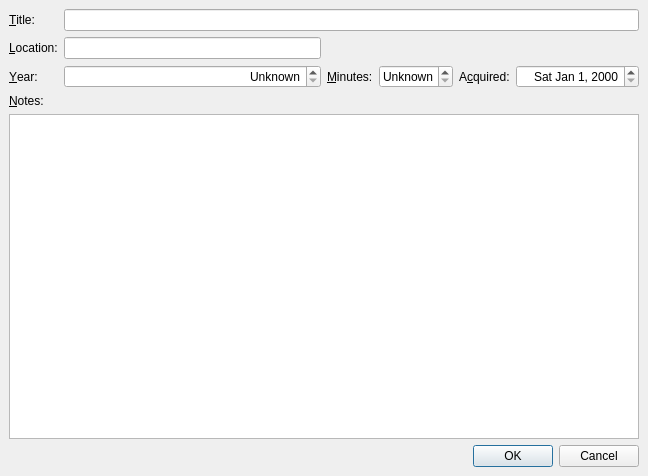
<?xml version="1.0" encoding="UTF-8"?>
<ui version="4.0">
 <class>AddEditMovieDlg</class>
 <widget class="QDialog" name="AddEditMovieDlg">
  <property name="geometry">
   <rect>
    <x>0</x>
    <y>0</y>
    <width>648</width>
    <height>476</height>
   </rect>
  </property>
  <property name="windowTitle">
   <string>My Movies - Add Movie</string>
  </property>
  <layout class="QGridLayout">
   <property name="margin">
    <number>9</number>
   </property>
   <property name="spacing">
    <number>6</number>
   </property>
   <item row="7" column="4" colspan="2">
    <widget class="QDialogButtonBox" name="buttonBox">
     <property name="orientation">
      <enum>Qt::Horizontal</enum>
     </property>
     <property name="standardButtons">
      <set>QDialogButtonBox::Cancel|QDialogButtonBox::Ok</set>
     </property>
    </widget>
   </item>
   <item row="0" column="1" colspan="5">
    <widget class="QLineEdit" name="titleLineEdit"/>
   </item>
   <item row="2" column="0">
    <widget class="QLabel" name="label_2">
     <property name="text">
      <string>&amp;Year:</string>
     </property>
     <property name="buddy">
      <cstring>yearSpinBox</cstring>
     </property>
    </widget>
   </item>
   <item row="2" column="1">
    <widget class="QSpinBox" name="yearSpinBox">
     <property name="alignment">
      <set>Qt::AlignRight</set>
     </property>
     <property name="specialValueText">
      <string>Unknown</string>
     </property>
     <property name="minimum">
      <number>1890</number>
     </property>
     <property name="maximum">
      <number>2100</number>
     </property>
     <property name="value">
      <number>1890</number>
     </property>
    </widget>
   </item>
   <item row="2" column="2">
    <widget class="QLabel" name="label_3">
     <property name="text">
      <string>&amp;Minutes:</string>
     </property>
     <property name="buddy">
      <cstring>minutesSpinBox</cstring>
     </property>
    </widget>
   </item>
   <item row="2" column="3">
    <widget class="QSpinBox" name="minutesSpinBox">
     <property name="alignment">
      <set>Qt::AlignRight</set>
     </property>
     <property name="specialValueText">
      <string>Unknown</string>
     </property>
     <property name="maximum">
      <number>720</number>
     </property>
    </widget>
   </item>
   <item row="2" column="4">
    <widget class="QLabel" name="label_4">
     <property name="text">
      <string>A&amp;cquired:</string>
     </property>
     <property name="buddy">
      <cstring>acquiredDateEdit</cstring>
     </property>
    </widget>
   </item>
   <item row="2" column="5">
    <widget class="QDateEdit" name="acquiredDateEdit">
     <property name="alignment">
      <set>Qt::AlignRight</set>
     </property>
     <property name="displayFormat">
      <string>ddd MMM d, yyyy</string>
     </property>
    </widget>
   </item>
   <item row="0" column="0">
    <widget class="QLabel" name="label">
     <property name="text">
      <string>&amp;Title:</string>
     </property>
     <property name="buddy">
      <cstring>titleLineEdit</cstring>
     </property>
    </widget>
   </item>
   <item row="4" column="0">
    <widget class="QLabel" name="label_5">
     <property name="text">
      <string>&amp;Notes:</string>
     </property>
     <property name="buddy">
      <cstring>notesTextEdit</cstring>
     </property>
    </widget>
   </item>
   <item row="1" column="0">
    <widget class="QLabel" name="label_6">
     <property name="text">
      <string>&amp;Location:</string>
     </property>
     <property name="buddy">
      <cstring>locationLineEdit</cstring>
     </property>
    </widget>
   </item>
   <item row="1" column="1">
    <widget class="QLineEdit" name="locationLineEdit"/>
   </item>
   <item row="6" column="0" colspan="6">
    <widget class="QTextEdit" name="notesTextEdit">
     <property name="tabChangesFocus">
      <bool>true</bool>
     </property>
     <property name="lineWrapMode">
      <enum>QTextEdit::NoWrap</enum>
     </property>
     <property name="acceptRichText">
      <bool>false</bool>
     </property>
    </widget>
   </item>
  </layout>
 </widget>
 <tabstops>
  <tabstop>titleLineEdit</tabstop>
  <tabstop>locationLineEdit</tabstop>
  <tabstop>yearSpinBox</tabstop>
  <tabstop>minutesSpinBox</tabstop>
  <tabstop>acquiredDateEdit</tabstop>
  <tabstop>notesTextEdit</tabstop>
  <tabstop>buttonBox</tabstop>
 </tabstops>
 <resources/>
 <connections>
  <connection>
   <sender>buttonBox</sender>
   <signal>accepted()</signal>
   <receiver>AddEditMovieDlg</receiver>
   <slot>accept()</slot>
   <hints>
    <hint type="sourcelabel">
     <x>329</x>
     <y>308</y>
    </hint>
    <hint type="destinationlabel">
     <x>230</x>
     <y>304</y>
    </hint>
   </hints>
  </connection>
  <connection>
   <sender>buttonBox</sender>
   <signal>rejected()</signal>
   <receiver>AddEditMovieDlg</receiver>
   <slot>reject()</slot>
   <hints>
    <hint type="sourcelabel">
     <x>419</x>
     <y>310</y>
    </hint>
    <hint type="destinationlabel">
     <x>130</x>
     <y>297</y>
    </hint>
   </hints>
  </connection>
 </connections>
</ui>
